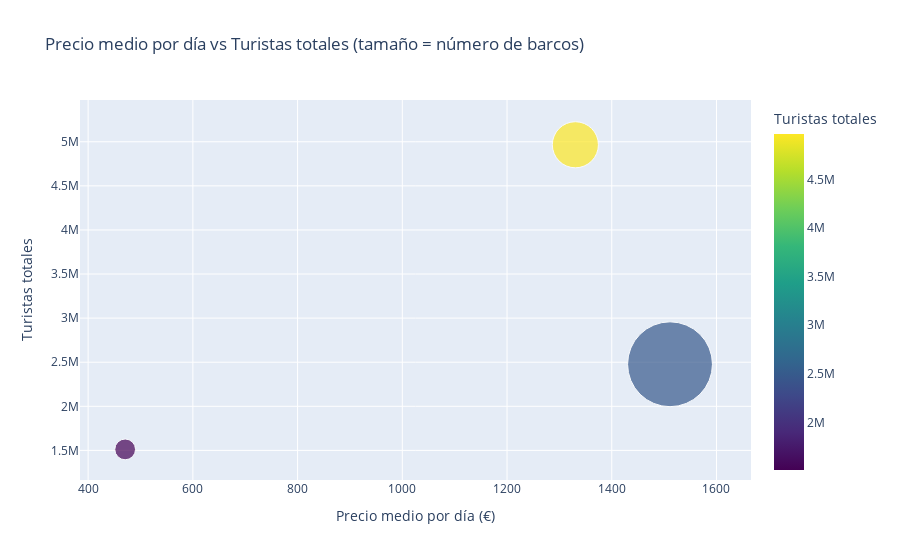

Here is the notebook cell this chart was saved with:
### Code cell
df_plot = pd.read_sql(query, engine)

# -----------------------------
#  Crear gráfico de burbujas
# -----------------------------
fig = px.scatter(
    df_plot,
    x="precio_medio_dia",
    y="turistas_totales",
    size="num_barcos",
    color="turistas_totales",
    hover_name="ZONA_PROYECTO",
    size_max=60,
    color_continuous_scale="Viridis",
    labels={
        "precio_medio_dia": "Precio medio por día (€)",
        "turistas_totales": "Turistas totales",
        "num_barcos": "Número de barcos"
    },
    title="Precio medio por día vs Turistas totales (tamaño = número de barcos)"
)

fig.show()

### Figure 1 — Plotly figure (JSON) as saved in the notebook; plotly's stock layout.template omitted (floating-point values rounded to 4 significant figures)
{"data": [{"hovertemplate": "<b>%{hovertext}</b><br><br>Precio medio por día (€)=%{x}<br>Turistas totales=%{marker.color}<br>Número de barcos=%{marker.size}<extra></extra>", "hovertext": ["Málaga", "Ibiza", "A Coruña"], "legendgroup": "", "marker": {"color": [4966000.0, 2477000.0, 1511000.0], "coloraxis": "coloraxis", "size": [192, 651, 39], "sizemode": "area", "sizeref": 0.1808, "symbol": "circle"}, "mode": "markers", "name": "", "orientation": "v", "showlegend": false, "type": "scatter", "x": [1331.0, 1511.0, 470.7], "xaxis": "x", "y": [4966000.0, 2477000.0, 1511000.0], "yaxis": "y"}], "layout": {"coloraxis": {"colorbar": {"title": {"text": "Turistas totales"}}, "colorscale": [[0, "#440154"], [0.1111, "#482878"], [0.2222, "#3e4989"], [0.3333, "#31688e"], [0.4444, "#26828e"], [0.5556, "#1f9e89"], [0.6667, "#35b779"], [0.7778, "#6ece58"], [0.8889, "#b5de2b"], [1, "#fde725"]]}, "legend": {"itemsizing": "constant", "tracegroupgap": 0}, "title": {"text": "Precio medio por día vs Turistas totales (tamaño = número de barcos)"}, "xaxis": {"anchor": "y", "domain": [0, 1], "title": {"text": "Precio medio por día (€)"}}, "yaxis": {"anchor": "x", "domain": [0, 1], "title": {"text": "Turistas totales"}}}}
